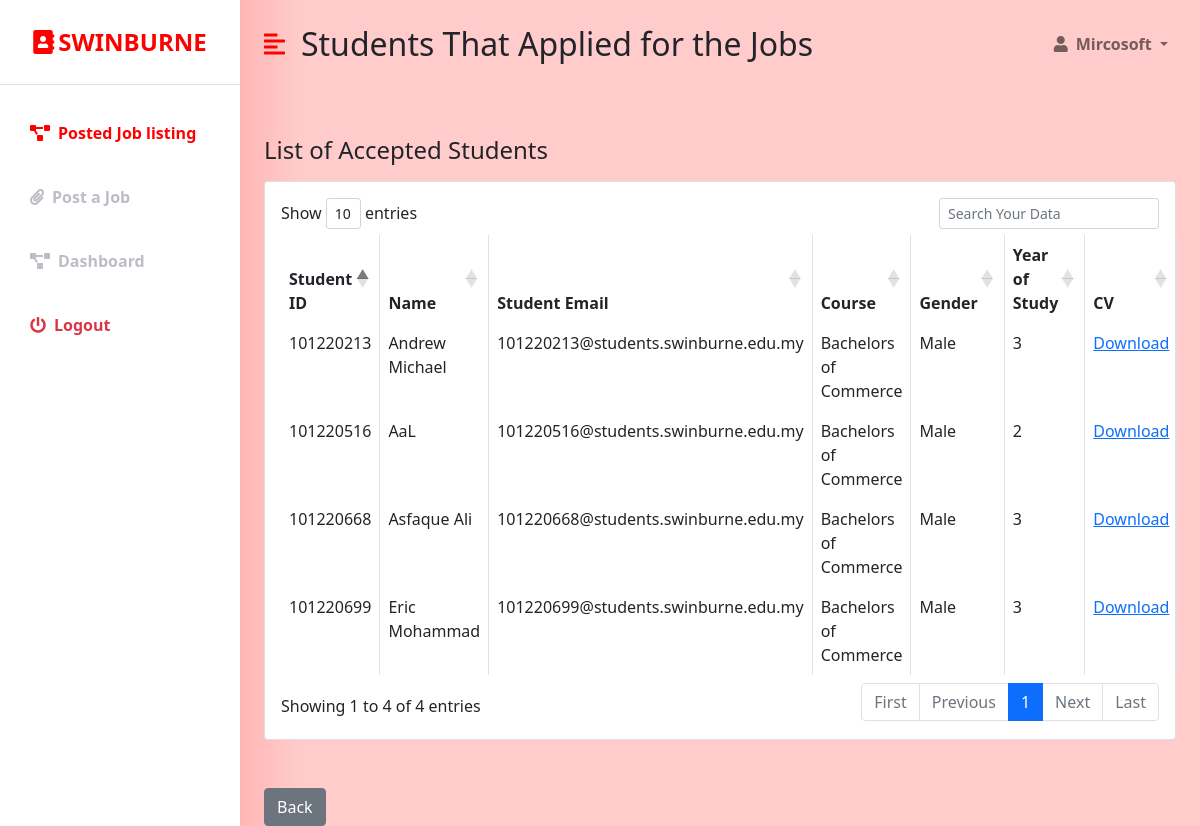
/industry_confimed.php?data=20 (signed in), run on the app's committed database.
### tables this page shows
CREATE TABLE `student` (
  `STUDENT_ID` int(255) NOT NULL,
  `NAME` varchar(50) NOT NULL,
  `STUDENT_EMAIL` varchar(100) NOT NULL,
  `COURSE` varchar(50) NOT NULL,
  `ENROLL` varchar(255) DEFAULT NULL,
  `SUPERVISOR` varchar(50) DEFAULT NULL,
  `GENDER` varchar(7) NOT NULL,
  `CURRENT_RESIDENCE` varchar(100) NOT NULL,
  `CONTACT_NO` varchar(20) NOT NULL,
  `YEAR_OF_STUDY` varchar(1) NOT NULL,
  `PASSWORD` varchar(20) NOT NULL,
  `CV` varchar(30) DEFAULT NULL,
  `USERNAME` varchar(20) NOT NULL
);

### industry_confimed.php (the view, shortened to what this page needs)
<?php
if (isset($_SESSION['company_id']) && isset($_SESSION['user_email'])) {
?>
<!DOCTYPE html>
<html lang="en">
<head>
    <link href="https://cdn.jsdelivr.net/npm/bootstrap@5.0.0-beta3/dist/css/bootstrap.min.css" rel="stylesheet" />
    <link rel="stylesheet" href="https://cdnjs.cloudflare.com/ajax/libs/font-awesome/5.15.3/css/all.min.css" />
    <link rel="stylesheet" href="styles.css" />
    <link rel="stylesheet" href="https://cdn.datatables.net/1.10.18/css/dataTables.bootstrap4.min.css">
</head>
<body>
       <?php
                                 $conn = new mysqli('localhost', 'root', '', 'ims');
                                   if(isset($_GET['data'])){
                                        $Jid =  $_GET['data'];
                                    }
                                    else{
                                        $Jid = "";
                                    }
                                $sql2 = "SELECT s.STUDENT_ID, s.NAME, s.STUDENT_EMAIL, s.COURSE, s.GENDER, s.YEAR_OF_STUDY
                                        from student s
                                        INNER join applicants a ON s.STUDENT_ID = a.STUDENT_ID
                                        WHERE a.Job_ID = '$Jid' and (a.Status ='Confirmed' or a.Status = 'Ending' or a.Status ='Ended' or a.Status = 'Completed')";
                                $listing = $conn ->query($sql2);
                        ?>
<div class="d-flex" id="wrapper">
        <div class="bg-white" id="sidebar-wrapper">
            <div class="sidebar-heading text-center py-4 primary-text fs-4 fw-bold text-uppercase border-bottom"><i
                    class="fas fa-address-book me-1"></i>Swinburne</div>
            <div class="list-group list-group-flush my-3">
                  <a href="in_joblist.php" class="list-group-item list-group-item-action bg-transparent second-text active"><i
                        class="fas fa-project-diagram me-2"></i>Posted Job listing</a>
                <a href="Jobs.php" class="list-group-item list-group-item-action bg-transparent second-text fw-bold"><i
                        class="fas fa-paperclip me-2"></i>Post a Job</a>
                 <a href="industry_dashboard.php" class="list-group-item list-group-item-action bg-transparent second-text fw-bold"><i
                        class="fas fa-project-diagram me-2"></i>Dashboard</a>
                <a href="student_logout.php" class="list-group-item list-group-item-action bg-transparent text-danger fw-bold"><i
                        class="fas fa-power-off me-2"></i>Logout</a>
            </div>
        </div>
        <div id="page-content-wrapper">
            <nav class="navbar navbar-expand-lg navbar-light bg-transparent py-4 px-4">
                <div class="d-flex align-items-center">
                    <i class="fas fa-align-left primary-text fs-4 me-3" id="menu-toggle"></i>
                    <h2 class="fs-2 m-0">Students That Applied for the Jobs</h2>
                </div>
                <div class="collapse navbar-collapse" id="navbarSupportedContent">
                    <ul class="navbar-nav ms-auto mb-2 mb-lg-0">
                        <li class="nav-item dropdown">
                            <a class="nav-link dropdown-toggle second-text fw-bold" href="#" id="navbarDropdown"
                                role="button" data-bs-toggle="dropdown" aria-expanded="false">
                                <i class="fas fa-user me-2"></i><?=$_SESSION['user_full_name']?>
                            </a>
                        </li>
                    </ul>
                </div>
            </nav>
            <div class="container-fluid px-4">
                <div class="row my-5">
                    <h3 class="fs-4 mb-3">List of Accepted Students</h3>
                    <div class="col">
                        <div class="card">
                            <div class="card-body">
                            <form method="POST">
                                <table id="datatableid1" class="table table-bordered">
                                <thead>
                                <tr>
                                <th scope="col">Student ID</th>
                                 <th scope="col">Name</th>
                                 <th scope="col">Student Email</th>
                                 <th scope="col">Course</th>
                                 <th scope="col">Gender</th>
                                 <th scope="col">Year of Study</th>
                                 <th scope="col">CV</th>
                                </tr>
                                </thead>
                                <tbody>
                             <?php while( $row = $listing->fetch_object() ): ?>
                                <tr>
                                 <td><?php echo $row->STUDENT_ID?></td>
                                 <td><?php echo $row->NAME?></td>
                                 <td><?php echo $row->STUDENT_EMAIL?></td>
                                 <td><?php echo $row->COURSE?></td>
                                 <td><?php echo $row->GENDER?></td>
                                 <td><?php echo $row->YEAR_OF_STUDY?></td>
                                 <td><?php echo "<a href='uploads/profile".$row -> STUDENT_ID.".pdf' download>Download</a>"?></td>
                              </tr>
                              <?php endwhile; ?>
                          </tbody>
                        </table>
                        </form>
                            </div>
                        </div>
                    </div>
                </div>
                <a href ='in_joblist.php' style='color: white;'><button type='button' class='btn btn-secondary'> Back </button></a>
            </div>
        </div>
    </div>
</body>
</html>
<?php
}else {
   header("Location:  industry_login.php");
}
 ?>

### styles.css (style rules this page uses)
:root { --main-bg-color: #ffcccb; --main-text-color: #ff0000; --second-text-color: #bbbec5; --second-bg-color: #ffcccb }
.primary-text { color: var(--main-text-color); }
.second-text { color: var(--second-text-color); }
#wrapper { overflow-x: hidden; background-image: linear-gradient( to right, #ff615d, #ffcccb, #ffcccb, #ffcccb, #ffcccb ); }
#sidebar-wrapper { min-height: 100vh; margin-left: -15rem; -webkit-transition: margin 0.25s ease-out; -moz-transition: margin 0.25s ease-out; -o-transition: margin 0.25s ease-out; transition: margin 0.25s ease-out; }
#sidebar-wrapper .sidebar-heading { padding: 0.875rem 1.25rem; font-size: 1.2rem; }
#sidebar-wrapper .list-group { width: 15rem; }
#page-content-wrapper { min-width: 100vw; }
#menu-toggle { cursor: pointer; }
.list-group-item { border: none; padding: 20px 30px; }
.list-group-item.active { background-color: transparent; color: var(--main-text-color); font-weight: bold; border: none; }
@media (min-width: 768px) { #sidebar-wrapper { margin-left: 0; } }
@media (min-width: 768px) { #page-content-wrapper { min-width: 0; width: 100%; } }

### data on the page
student: STUDENT_ID "101220516", NAME "AaL", STUDENT_EMAIL "101220516@students.swinburne.edu.my", COURSE "Bachelors of Commerce", GENDER "Male", YEAR_OF_STUDY "2"
student: STUDENT_ID "101220213", NAME "Andrew Michael", STUDENT_EMAIL "101220213@students.swinburne.edu.my", COURSE "Bachelors of Commerce", GENDER "Male", YEAR_OF_STUDY "3"
student: STUDENT_ID "101220668", NAME "Asfaque Ali", STUDENT_EMAIL "101220668@students.swinburne.edu.my", COURSE "Bachelors of Commerce", GENDER "Male", YEAR_OF_STUDY "3"
student: STUDENT_ID "101220699", NAME "Eric Mohammad", STUDENT_EMAIL "101220699@students.swinburne.edu.my", COURSE "Bachelors of Commerce", GENDER "Male", YEAR_OF_STUDY "3"

### other printed values
$_SESSION['user_full_name'] "Mircosoft"
